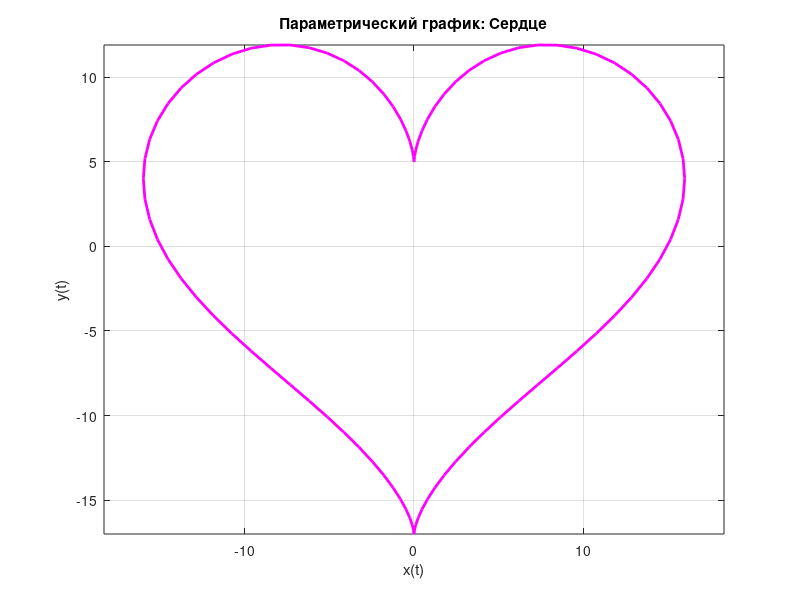

Recreate this plot in MATLAB.
clc;
clear;
close all;

t = 0:pi/50:2*pi;
x_t = 16 * (sin(t) .^ 3);

y_t = 13 * cos(t) ...
      - 5 * cos(2 * t) ...
      - 2 * cos(3 * t) ...
      - cos(4 * t);

figure(1);
plot(x_t, y_t, 'm-', 'linewidth', 2);

title('Параметрический график: Сердце');
xlabel('x(t)');
ylabel('y(t)');

grid on;
axis equal;
